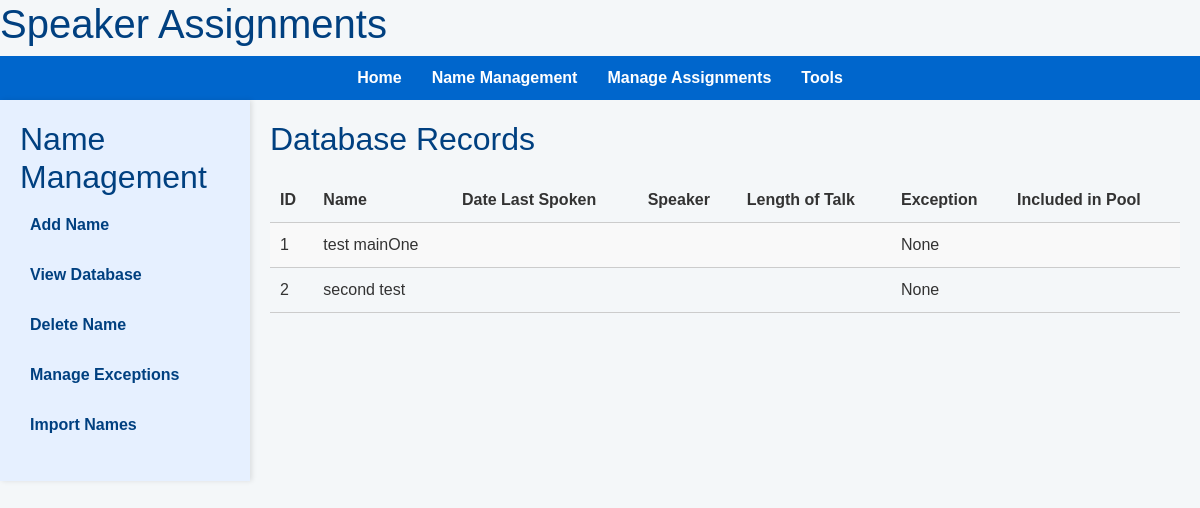
Before: /name_management/view with the older database file.
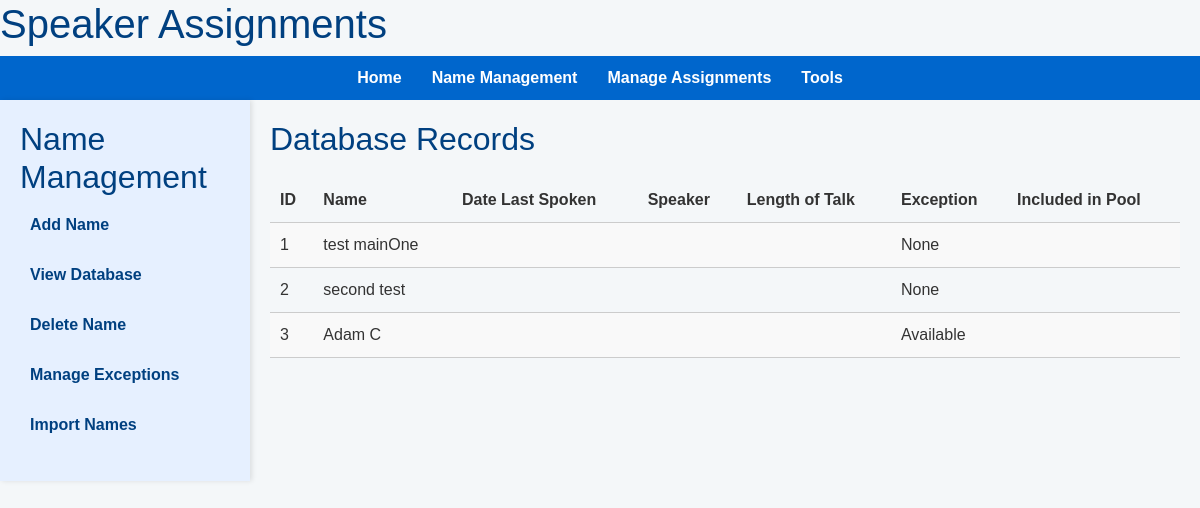
After: the same page with the newer database file.
### app/models.py (models this page shows)
class Record(db.Model):
    id = db.Column(db.Integer, primary_key=True)
    name = db.Column(db.String(80), unique=True, nullable=False)
    exception = db.Column(db.String(20), nullable=True)
    assignments = db.relationship('TalkAssignment', backref='speaker', lazy=True)

### app/routes/name_management.py (the view)
@bp.route('/view', methods=['GET'])
def view_database():
    records = Record.query.all()
    return render_template('view_database.html', records=records)

### app/templates/view_database.html
{% extends "base.html" %}
{% block content %}
<h2>Database Records</h2>
<table>
    <tr>
        <th>ID</th>
        <th>Name</th>
        <th>Date Last Spoken</th>
        <th>Speaker</th>
        <th>Length of Talk</th>
        <th>Exception</th>
        <th>Included in Pool</th>
    </tr>
    {% for record in records %}
    <tr>
        <td>{{ record.id }}</td>
        <td>{{ record.name }}</td>
        <td>{{ record.date_last_spoken }}</td>
        <td>{{ record.speaker_pos }}</td>
        <td>{{ record.talk_length }}</td>
        <td>{{ record.exception }}</td>
        <td>{{ record.included_in_pool }}</td>
    </tr>
    {% endfor %}
</table>
{% endblock %}

### app/templates/base.html (shortened to what this page needs)
<!DOCTYPE html>
<html lang="en">
    <head>
        <link href="https://stackpath.bootstrapcdn.com/bootstrap/4.5.2/css/bootstrap.min.css" rel="stylesheet">
        <link rel="stylesheet" href="{{ url_for('static', filename='css/style.css') }}">
    </head>
<body>
    <header>
        <h1>Speaker Assignments</h1>
        <nav>
            <ul>
                <li><a href="{{ url_for('main.index') }}">Home</a></li>
                <li><a href="{{ url_for('name_management.index') }}">Name Management</a></li>
                <li><a href="{{ url_for('assign.index') }}">Manage Assignments</a></li>
                <li><a href="#">Tools</a></li>
            </ul>
        </nav>
    </header>
    <div class="main-content">
        <div class="sidebar">
            {% block sidebar %}
            {% if 'name_management' in request.endpoint %}
                {% include 'sidebars/name_management_menu.html' %}
            {% elif 'assign' in request.endpoint %}
                {% include 'sidebars/manage_assignments_menu.html' %}
            {% endif %}
            {% endblock %}
        </div>
        <div class="content">
            {% block content %}
            {% endblock %}
        </div>
    </div>
</body>
</html>

### app/templates/sidebars/name_management_menu.html (shortened to what this page needs)
<h2>Name Management</h2>
<ul class="list-unstyled">
    <li><a class="d-block py-2" href="{{ url_for('name_management.add_name') }}">Add Name</a></li>
    <li><a class="d-block py-2" href="{{ url_for('name_management.view_database') }}">View Database</a></li>
    <li><a class="d-block py-2" href="{{ url_for('name_management.delete_name') }}">Delete Name</a></li>
    <li>
        <a class="d-block py-2" href="#exceptions-submenu" data-toggle="collapse" aria-expanded="false" aria-controls="exceptions-submenu">Manage Exceptions</a>
    </li>
    <li><a class="d-block py-2" href="{{ url_for('import_names.import_names') }}">Import Names</a></li>
</ul>

### app/static/css/style.css (style rules this page uses)
body { font-family: Arial, sans-serif; background-color: #f4f7f9; color: #333; margin: 0; padding: 0; }
nav { background-color: #0066cc; padding: 10px 0; }
nav ul { list-style-type: none; margin: 0; padding: 0; display: flex; justify-content: center; }
nav ul li { margin: 0 15px; }
nav ul li a { color: #fff; text-decoration: none; font-weight: bold; }
h1, h2 { color: #004080; }
table { width: 100%; border-collapse: collapse; margin-top: 20px; }
table th, table td { padding: 10px; text-align: left; border-bottom: 1px solid #ccc; }
table tbody tr:nth-child(even) { background-color: #f9f9f9; }
.main-content { display: flex; }
.sidebar { width: 250px; background-color: #e6f0ff; padding: 20px; box-shadow: 2px 0 5px rgba(0, 0, 0, 0.1); }
.sidebar ul { list-style-type: none; padding: 0; }
.sidebar ul li { margin-bottom: 10px; }
.sidebar ul li a { text-decoration: none; color: #004080; font-weight: bold; padding: 10px; display: block; }
.content { flex-grow: 1; padding: 20px; }

Changed rows visible on the page:
added Record: id "3", name "Adam C", exception "Available"
